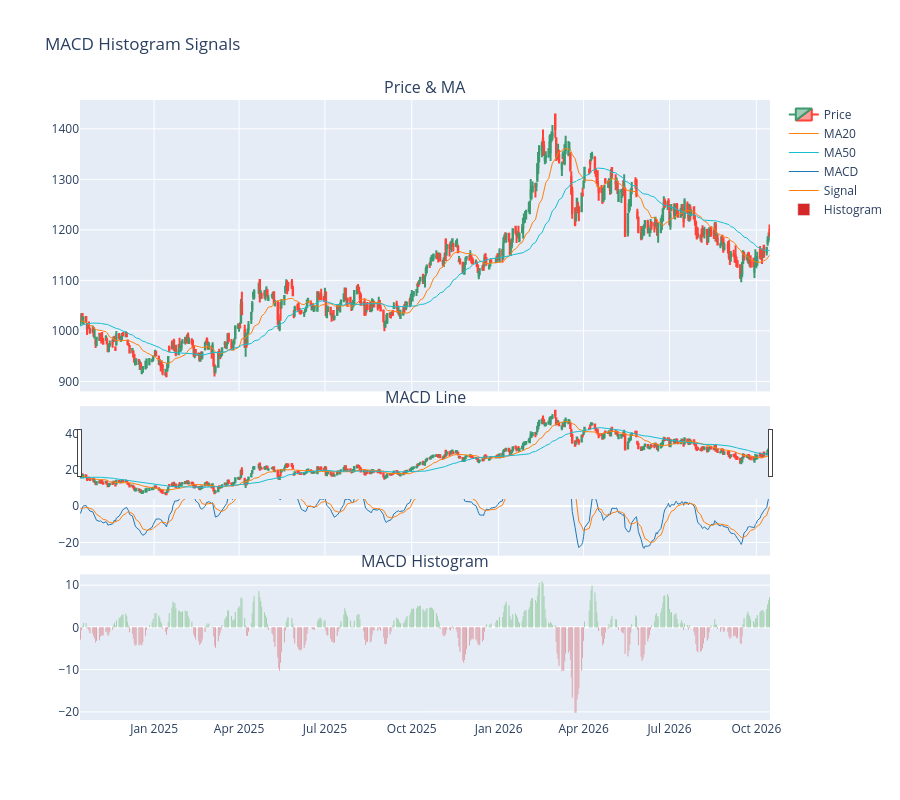

The cell this chart's notebook holds for it:
### Markdown cell above
## 3. MACD Histogram Strategy

Buy when histogram turns positive, sell when negative.

### Code cell
def signal_macd(df: pd.DataFrame):
    hist = df["ta_macd_histogram"]
    entry = (hist > 0) & (hist.shift(1) <= 0)
    exit_ = (hist < 0) & (hist.shift(1) >= 0)
    return entry.astype(int), exit_.astype(int) * -1


entry_macd, exit_macd = signal_macd(df)
print(f"MACD signals: {entry_macd.sum()} entries, {abs(exit_macd).sum()} exits")

# Visualize MACD signals
fig = make_subplots(rows=3, cols=1, shared_xaxes=True, vertical_spacing=0.03,
                    row_heights=[0.5, 0.25, 0.25],
                    subplot_titles=["Price & MA", "MACD Line", "MACD Histogram"])
fig.add_trace(go.Candlestick(x=df.index, open=df["Open"], high=df["High"],
                             low=df["Low"], close=df["Close"], name="Price"), row=1, col=1)
fig.add_trace(go.Scatter(x=df.index, y=df["ta_ma20"], line=dict(color="#ff7f0e", width=1), name="MA20"), row=1, col=1)
fig.add_trace(go.Scatter(x=df.index, y=df["ta_ma50"], line=dict(color="#17becf", width=1), name="MA50"), row=1, col=1)
fig.add_trace(go.Scatter(x=df.index, y=df["ta_macd_line"], line=dict(color="#1f77b4", width=1), name="MACD"), row=2, col=1)
fig.add_trace(go.Scatter(x=df.index, y=df["ta_macd_signal"], line=dict(color="#ff7f0e", width=1), name="Signal"), row=2, col=1)
colors_hist = df["ta_macd_histogram"].apply(lambda x: "#2ca02c" if x >= 0 else "#d62728")
fig.add_trace(go.Bar(x=df.index, y=df["ta_macd_histogram"], marker_color=colors_hist, name="Histogram"), row=3, col=1)
fig.update_layout(height=800, title="MACD Histogram Signals", showlegend=True)
display(fig)

### Figure 1 — Plotly figure (JSON) as saved in the notebook; plotly's stock layout.template omitted (floating-point values rounded to 4 significant figures; data arrays with more than 128 entries replaced by an {"elided": "..."} marker saying what was removed)
{"data": [{"close": {"elided": "507 float values"}, "high": {"elided": "507 float values"}, "low": {"elided": "507 float values"}, "name": "Price", "open": {"elided": "507 float values"}, "type": "candlestick", "x": {"elided": "507 str values"}, "xaxis": "x", "yaxis": "y"}, {"line": {"color": "#ff7f0e", "width": 1}, "name": "MA20", "type": "scatter", "x": {"elided": "507 str values"}, "xaxis": "x", "y": {"elided": "507 float values"}, "yaxis": "y"}, {"line": {"color": "#17becf", "width": 1}, "name": "MA50", "type": "scatter", "x": {"elided": "507 str values"}, "xaxis": "x", "y": {"elided": "507 float values"}, "yaxis": "y"}, {"line": {"color": "#1f77b4", "width": 1}, "name": "MACD", "type": "scatter", "x": {"elided": "507 str values"}, "xaxis": "x2", "y": {"elided": "507 float values"}, "yaxis": "y2"}, {"line": {"color": "#ff7f0e", "width": 1}, "name": "Signal", "type": "scatter", "x": {"elided": "507 str values"}, "xaxis": "x2", "y": {"elided": "507 float values"}, "yaxis": "y2"}, {"marker": {"color": {"elided": "507 str values"}}, "name": "Histogram", "type": "bar", "x": {"elided": "507 str values"}, "xaxis": "x3", "y": {"elided": "507 float values"}, "yaxis": "y3"}], "layout": {"annotations": [{"font": {"size": 16}, "showarrow": false, "text": "Price & MA", "x": 0.5, "xanchor": "center", "xref": "paper", "y": 1, "yanchor": "bottom", "yref": "paper"}, {"font": {"size": 16}, "showarrow": false, "text": "MACD Line", "x": 0.5, "xanchor": "center", "xref": "paper", "y": 0.5, "yanchor": "bottom", "yref": "paper"}, {"font": {"size": 16}, "showarrow": false, "text": "MACD Histogram", "x": 0.5, "xanchor": "center", "xref": "paper", "y": 0.235, "yanchor": "bottom", "yref": "paper"}], "height": 800, "showlegend": true, "title": {"text": "MACD Histogram Signals"}, "xaxis": {"anchor": "y", "domain": [0, 1], "matches": "x3", "showticklabels": false}, "xaxis2": {"anchor": "y2", "domain": [0, 1], "matches": "x3", "showticklabels": false}, "xaxis3": {"anchor": "y3", "domain": [0, 1]}, "yaxis": {"anchor": "x", "domain": [0.53, 1]}, "yaxis2": {"anchor": "x2", "domain": [0.265, 0.5]}, "yaxis3": {"anchor": "x3", "domain": [0, 0.235]}}}
